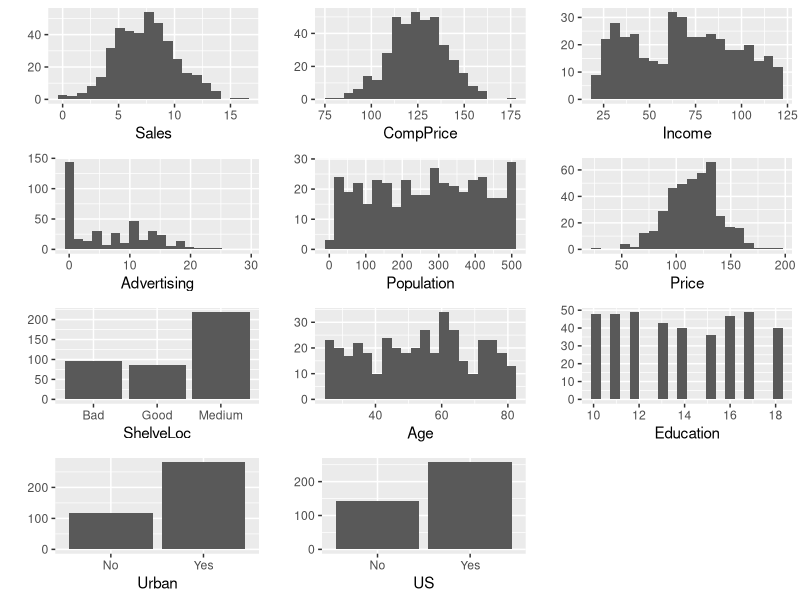
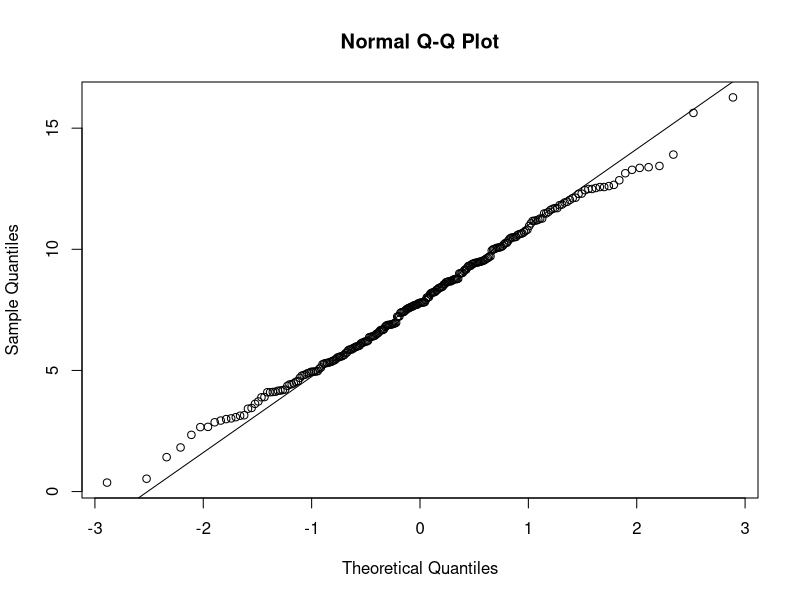
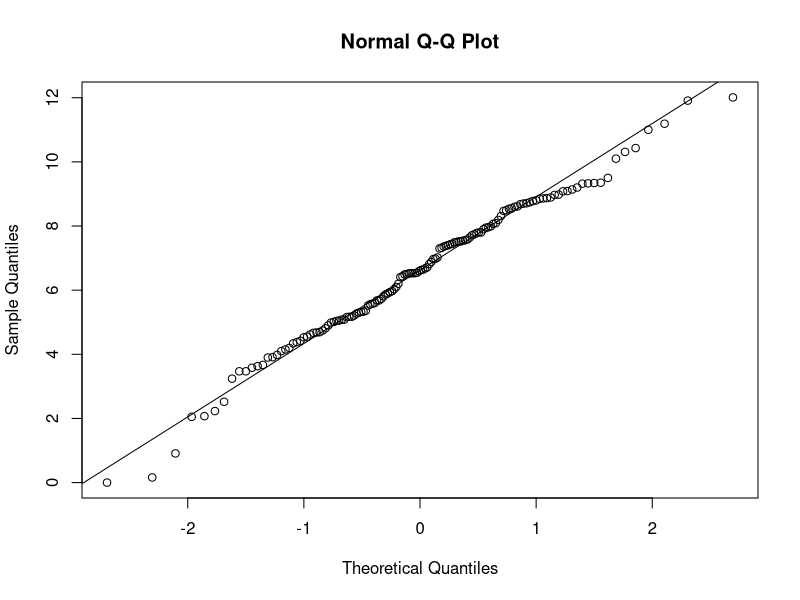
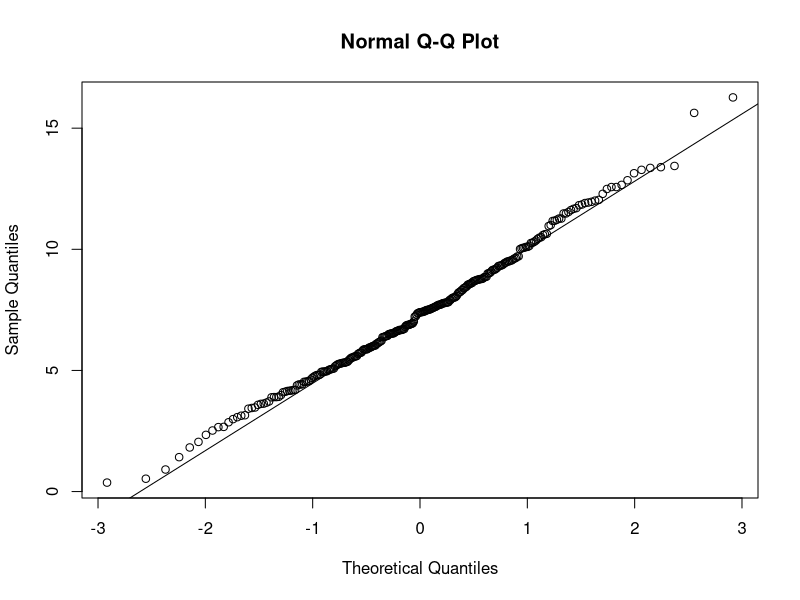
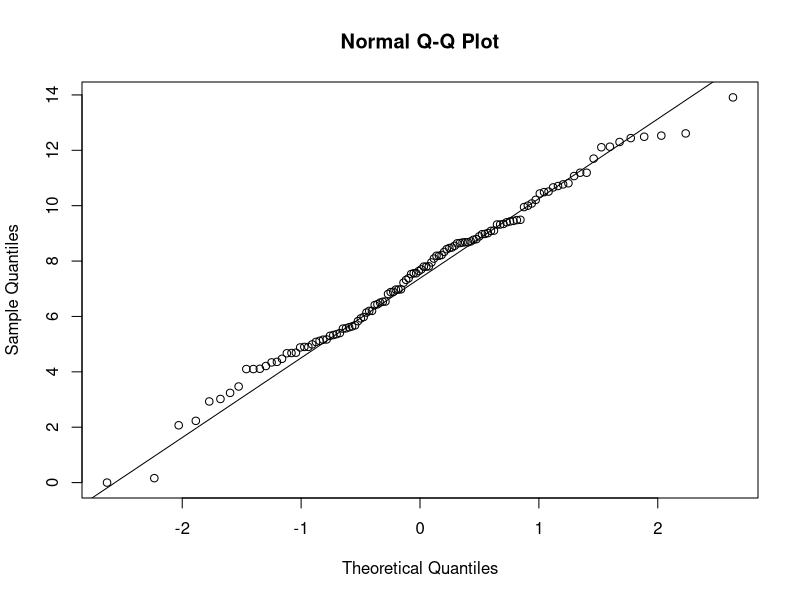

The R script that drew these images, in order:
## ---- chunk 1
knitr::opts_chunk$set(echo = TRUE)
## ---- chunk 2
# Empiezo cargando los paquetes que usaré:
library(knitr)
library(gridExtra)
library(tidyverse)
## ---- chunk 3
CCS <- read.csv("ChildCarSeats_clean.csv", stringsAsFactors=TRUE)
head(CCS)
str(CCS)
## ---- chunk 4
summary(CCS)
## ---- chunk 5
p1 <- qplot(Sales, data=CCS, bins=20)
p2 <- qplot(CompPrice, data=CCS, bins=20)
p3 <- qplot(Income, data=CCS, bins=20)
p4 <- qplot(Advertising, data=CCS, bins=20)
p5 <- qplot(Population, data=CCS, bins=20)
p6 <- qplot(Price, data=CCS, bins=20)
p7 <- qplot(ShelveLoc, data=CCS)
p8 <- qplot(Age, data=CCS, bins=20)
p9 <- qplot(Education, data=CCS, bins=20)
p10 <- qplot(Urban, data=CCS)
p11 <- qplot(US, data=CCS)
grid.arrange(p1, p2, p3, p4, p5, p6, p7, p8, p9, p10, p11)
## ---- chunk 6
icm <- function(pobl, NC=0.95) {
  alfa <- 1-NC
  sd <- sd(pobl)
  n <- length(pobl)
  SE <- sd / sqrt(n)
  z <- qt(alfa/2, df=n-1, lower.tail=FALSE)
  L <- mean(pobl) - z*SE
  U <- mean(pobl) + z*SE
  round(c(L,U), 2)
}

ICM_sales <- icm(CCS$Sales)
ICM_sales
## ---- chunk 7
t.test(CCS$Sales, conf.level = 0.95)
## ---- chunk 8
ICM_salesUSA <- icm(CCS[CCS$US=="Yes",]$Sales)
ICM_salesUSA
ICM_salesFueraUSA <- icm(CCS[CCS$US=="No",]$Sales)
ICM_salesFueraUSA
## ---- chunk 9
length(CCS[CCS$US=="Yes",]$Sales)
length(CCS[CCS$US=="No",]$Sales)
## ---- chunk 10
shapiro.test(CCS[CCS$US=="Yes",]$Sales)
qqnorm(CCS[CCS$US=="Yes",]$Sales)
qqline(CCS[CCS$US=="Yes",]$Sales)
## ---- chunk 11
shapiro.test(CCS[CCS$US=="No",]$Sales)
qqnorm(CCS[CCS$US=="No",]$Sales)
qqline(CCS[CCS$US=="No",]$Sales)
## ---- chunk 12
homoscedasticidad <- function(pobl1, pobl2, NC=0.95) {
  alfa <- 1-NC
  mean1 <- mean(pobl1); n1 <- length(pobl1); s1 <- sd(pobl1)
  mean2 <- mean(pobl2); n2 <- length(pobl2); s2 <- sd(pobl2)
  fobs<-s1^2 / s2^2
  fcritL <- qf(alfa/2, df1=n1-1, df2=n2-2)
  fcritU <- qf(1- alfa/2, df1=n1-1, df2=n2-2)
  pvalue <- min(pf( fobs, df1=n1-1, df2=n2-2, lower.tail=FALSE ), pf( fobs, df1=n1-1, df2=n2-2))*2
  data.frame(fobs, fcritL, fcritU, pvalue)
}

homoscedasticidad(CCS[CCS$US=="Yes",]$Sales, CCS[CCS$US=="No",]$Sales)
## ---- chunk 13
CH_UD_m2pi_vd <- function(pobl1, pobl2, NC=0.95) {
  alfa <- 1-NC
  mean1 <- mean(pobl1); n1 <- length(pobl1); s1 <- sd(pobl1)
  mean2 <- mean(pobl2); n2 <- length(pobl2); s2 <- sd(pobl2)
  # Estadístico de contraste
  tobs <- (mean1-mean2) / (sqrt(((s1^2)/n1) + ((s2^2)/n2)))
  # Grados de libertad u
  u <- ((((s1^2)/n1)+((s2^2)/n2))^2)/(((((s1^2)/n1)^2)/(n1-1))+((((s2^2)/n2)^2)/(n2-1)))
  # Región de aceptación
  tcritL <- qt(alfa, df=u)
  # Cálculo del valor p
  pvalue <-pt( tobs, df=u, lower.tail=FALSE)
  data.frame(L=tcritL, U="INF", tobs, pvalue)
}

# Ejecuto la función para cada una de estas poblaciones y con el nivel de confianza (NC) por defecto
CH_UD_m2pi_vd(CCS[CCS$US=="Yes",]$Sales, CCS[CCS$US=="No",]$Sales)
## ---- chunk 14
t.test(CCS[CCS$US=="Yes",]$Sales, CCS[CCS$US=="No",]$Sales, alternative="greater", var.equal=FALSE)
## ---- chunk 15
length(CCS[CCS$Urban=="Yes",]$Sales)
length(CCS[CCS$Urban=="No",]$Sales)
## ---- chunk 16
shapiro.test(CCS[CCS$Urban=="Yes",]$Sales)
qqnorm(CCS[CCS$Urban=="Yes",]$Sales)
qqline(CCS[CCS$Urban=="Yes",]$Sales)
## ---- chunk 17
shapiro.test(CCS[CCS$Urban=="No",]$Sales)
qqnorm(CCS[CCS$Urban=="No",]$Sales)
qqline(CCS[CCS$Urban=="No",]$Sales)
## ---- chunk 18
homoscedasticidad(CCS[CCS$Urban=="Yes",]$Sales, CCS[CCS$Urban=="No",]$Sales)
## ---- chunk 19
CH_UD_m2pi_vi <- function(pobl1, pobl2, NC=0.95) {
  alfa <- 1-NC
  mean1 <- mean(pobl1); n1 <- length(pobl1); s1 <- sd(pobl1)
  mean2 <- mean(pobl2); n2 <- length(pobl2); s2 <- sd(pobl2)
  S <- sqrt( ( (n1-1)*s1^2 + (n2-1)*s2^2 ) / (n1+n2-2) )
  # Estadístico de contraste
  tobs <- (mean1-mean2) / (S * sqrt(1/n1 + 1/n2))
  # Región de aceptación
  tcritL <- qt( alfa/2, n1+n2-2)
  tcritU <- qt( 1-alfa/2, n1+n2-2)
  # Cálculo del valor p
  pvalue <-pt( abs(tobs), df=n1+n2-2, lower.tail=FALSE)*2
  data.frame(L=tcritL, U=tcritU, tobs, pvalue)
}

# Ejecuto la función para cada una de estas poblaciones y con el nivel de confianza (NC) por defecto
CH_UD_m2pi_vi(CCS[CCS$Urban=="Yes",]$Sales, CCS[CCS$Urban=="No",]$Sales)
## ---- chunk 20
t.test(CCS[CCS$Urban=="Yes",]$Sales, CCS[CCS$Urban=="No",]$Sales,var.equal=TRUE)
## ---- chunk 21
CH_prop <- function(x, n, p, NC=0.95) {
  alfa <- 1-NC
  p0 <- p # proporción de la hipótesis
  pobs <- x/n
  zobs <- (pobs-p0)/sqrt((p0*(1-p0))/n)
  zcrit <- qnorm(alfa, lower.tail=FALSE)
  pvalue<- pnorm(zobs, lower.tail=FALSE)
  data.frame(zobs, zcrit, pvalue)
}

CH_prop(x=sum(CCS$Price<CCS$CompPrice), n=length(CCS$Price), p=0.5)
## ---- chunk 22
prop.test(x=sum(CCS$Price<CCS$CompPrice), n=length(CCS$Price), p=0.5, alternative="greater", correct=FALSE)
